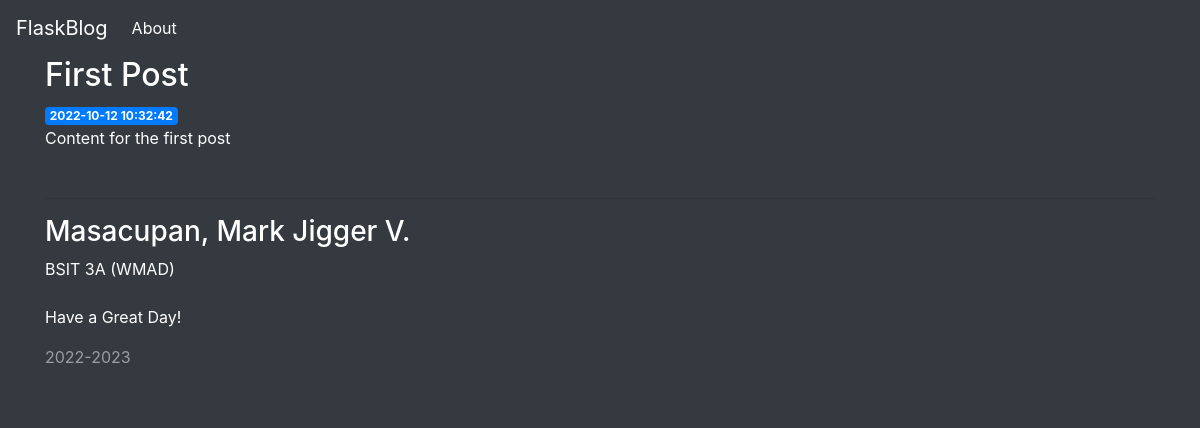
Before: /1 with the older database file.
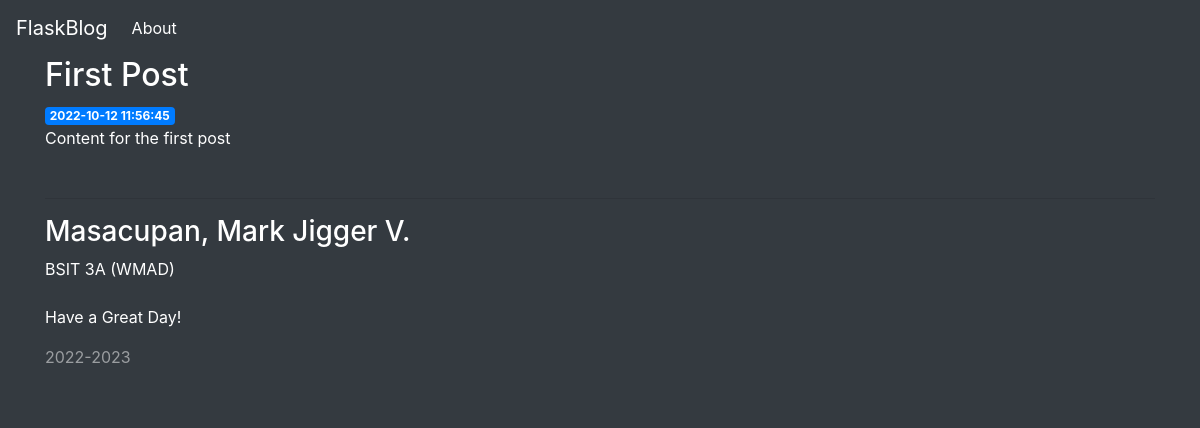
After: the same page with the newer database file.
### tables this page shows
CREATE TABLE posts (
    id INTEGER PRIMARY KEY AUTOINCREMENT,
    created TIMESTAMP NOT NULL DEFAULT CURRENT_TIMESTAMP,
    title TEXT NOT NULL,
    content TEXT NOT NULL
);

### app.py (the view)
@app.route('/<int:post_id>')
def post(post_id):
    post = get_post(post_id)
    return render_template('post.html', post=post)

### app.py (called while the page is built)
def get_db_connection():
    conn = sqlite3.connect('database.db')
    conn.row_factory = sqlite3.Row
    print("Test")
    return conn

def get_post(post_id):
    conn = get_db_connection()
    post = conn.execute('SELECT * FROM posts WHERE id = ?',
                        (post_id,)).fetchone()
    conn.close()
    if post is None:
        abort(404)
    return post

### templates/post.html
{% extends 'base.html' %}
{% block content %}
    <h2>{% block title %} {{ post['title'] }} {% endblock %}</h2>
    <span class="badge badge-primary">{{ post['created'] }}</span>
    <p>{{ post['content'] }}</p>
{% endblock %}

Changed rows visible on the page:
changed posts "First Post": created "2022-10-12 10:32:42" → "2022-10-12 11:56:45"
